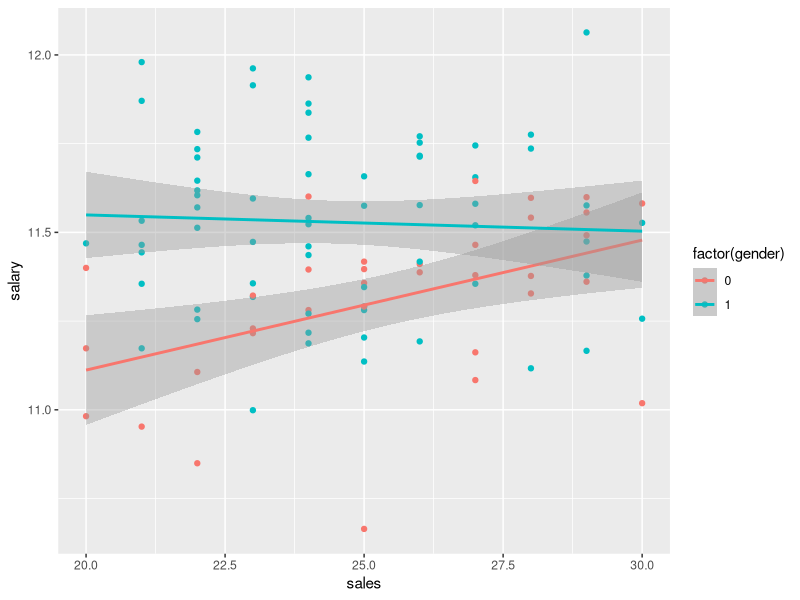

The R source for this figure:
## ---- chunk 1
knitr::opts_chunk$set(echo = TRUE)

library(ggplot2)
library(skimr)
## ---- chunk 2
description <- data.frame(Variable = c("y", "x1", "x2", "x3", "x4", "x5", "x6", "x7", "x8", "x9", "x10"), Description = c("Salary of executive", "Experience (in years)", "Education (in years)","Gender (1 if male 0 if female)" ,"Number of employees supervised", "Corporate assets (in millions of USD)", "Board member (1 if yes, 0 if no)", "Age (in years)", "Company profits (in millions of USD)", "Has international responsibility (1 if yes, 0 if no)", "Company's total sales (in millions of USD)"))

knitr::kable(description)
## ---- chunk 3
# Load data
ExeSal <- read.delim("EXECSAL2.txt")

head(ExeSal)
## ---- chunk 4
description <- data.frame(Variable = c("y", "x1", "x2", "x3", "x4", "x5", "x6", "x7", "x8", "x9", "x10"), Names = c( "salary", "experience", "education", "gender", "emps_sup", "assets", "board_mb", "age", "profit", "int_res", "sales"), Description = c("Salary of executive", "Experience (in years)", "Education (in years)","Gender (1 if male 0 if female)" ,"Number of employees supervised", "Corporate assets (in millions of USD)", "Board member (1 if yes, 0 if no)", "Age (in years)", "Company profits (in millions of USD)", "Has international responsibility (1 if yes, 0 if no)", "Company's total sales (in millions of USD)"))

knitr::kable(description)
## ---- chunk 5
names(ExeSal) <- c("id", "salary", "experience", "education", "gender", "emps_sup", "assets", "board_mb", "age", "profit", "int_res", "sales")
## ---- chunk 6
ggplot(data = ExeSal, aes(x=sales, y = salary, color = factor(gender))) + geom_point() + geom_smooth(method = "lm")
